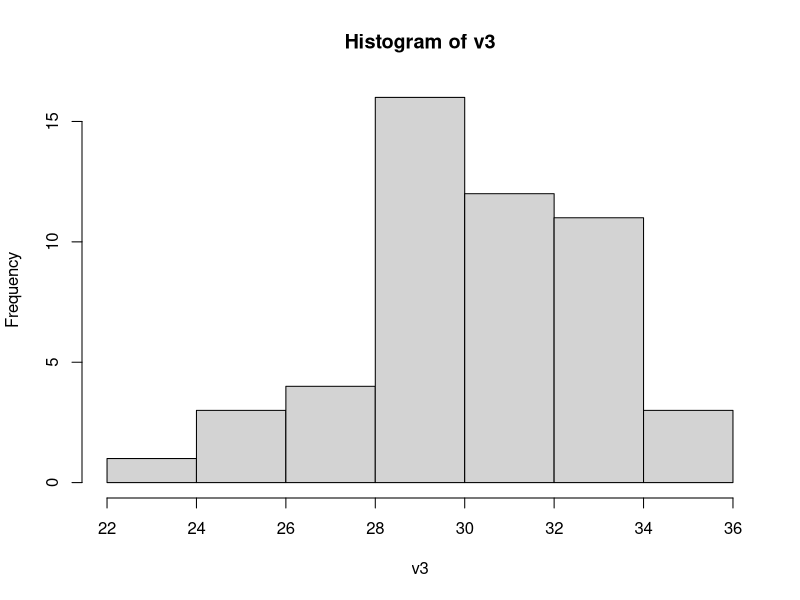
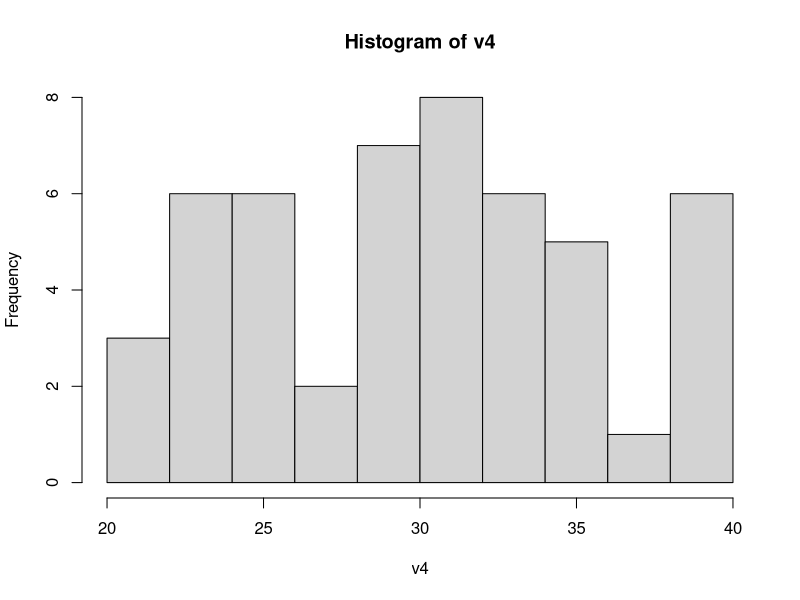

These charts were generated, in order, by the following R code:
## ---- chunk 1
library(data.table)
library(zoo)
## ---- chunk 2
set.seed(1)
v3 = rnorm(n = 50, mean = 30, sd = 3)
v4 = runif(n = 50, min = 20, max = 40)
## ---- chunk 3
head(data.table(v3=v3, v4=v3))
tail(data.table(v3=v3, v4=v3))
## ---- chunk 4
h3 = hist(v3)
## ---- chunk 5
h4 = hist(v4)
## ---- chunk 6
bincount = length(h3$counts)
chisq.test(h3$counts, p=rep(1/bincount, bincount))
## ---- chunk 7
getProbs = function (breaks, mean, sd) {
  sub = 0
  len = length(breaks) - 1
  p = integer(len)
  for (i in 1:(len - 1)) {
    p[i] = pnorm(q = breaks[i + 1], mean = mean, sd = sd) - sum(p)
  }  
  p[len] = 1 - sum(p)
  p
}
## ---- chunk 8
chisq.test(h3$counts, p = getProbs(h3$breaks, 30, 3))
## ---- chunk 9
bincount = length(h4$counts)
chisq.test(h4$counts, p=rep(1/bincount, bincount))
## ---- chunk 10
chisq.test(h4$counts, p = getProbs(h4$breaks, 30, 3))
